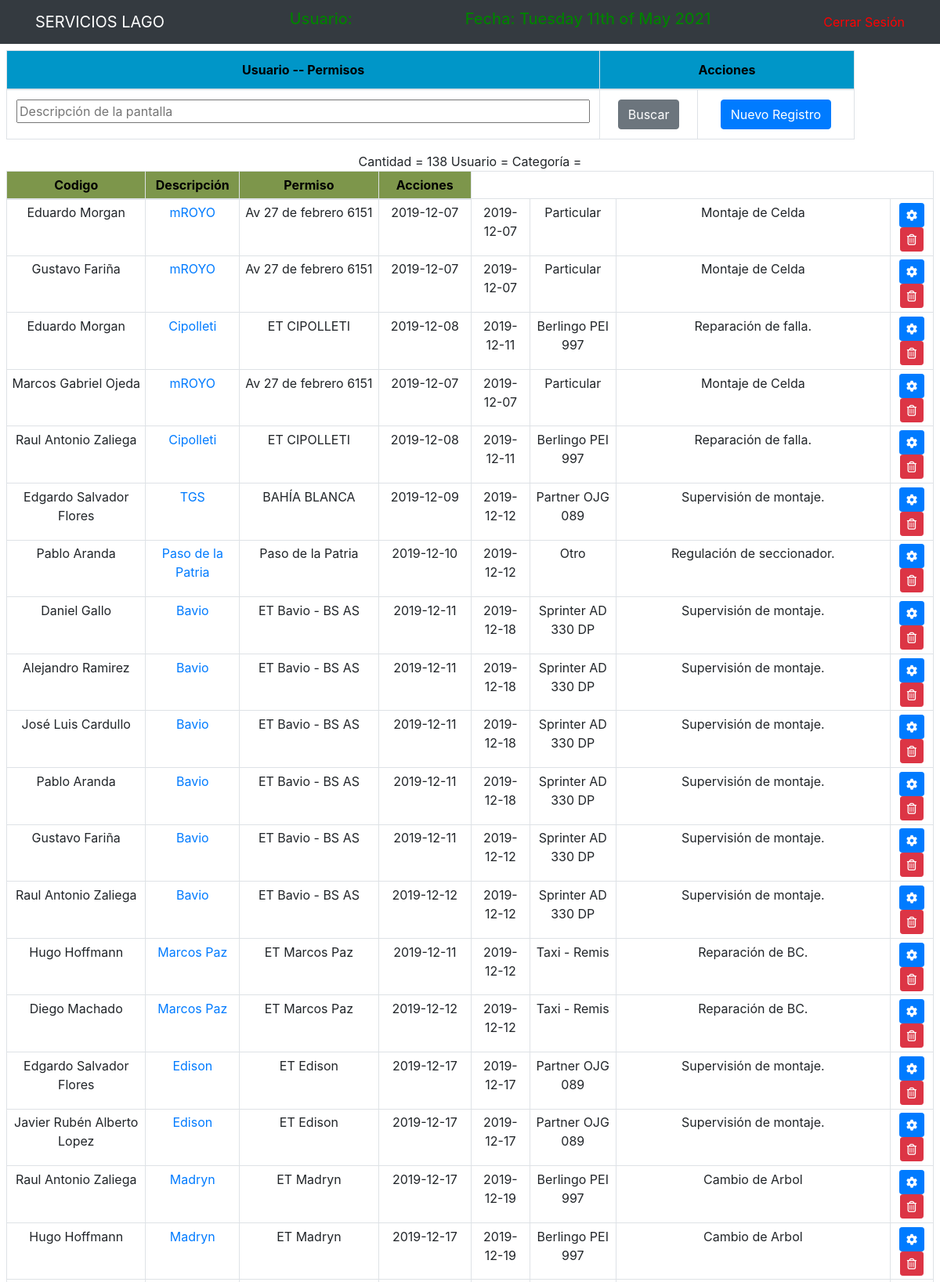
The app's page /abmb/permisosbak.php (upper part) with its own data.
### tables this page shows
CREATE TABLE `agentes` (
  `dni` int(15) NOT NULL,
  `Agente` varchar(50) NOT NULL,
  `Celular` varchar(25) NOT NULL,
  `Direccion` varchar(200) NOT NULL,
  `id_estado` int(5) NOT NULL DEFAULT 7,
  `Vence` date DEFAULT NULL,
  `OBS` varchar(255) NOT NULL,
  `Activo` tinyint(1) NOT NULL DEFAULT 1
);

CREATE TABLE `servicios` (
  `id` int(5) NOT NULL,
  `Nombre` varchar(200) DEFAULT NULL,
  `OpRef` int(5) DEFAULT NULL,
  `idCliente1` int(5) DEFAULT NULL,
  `OpServicio` int(5) DEFAULT NULL,
  `idCliente2` int(5) DEFAULT NULL,
  `Trabajo` varchar(255) DEFAULT NULL,
  `Lugar` varchar(255) DEFAULT NULL,
  `FechaIni` date DEFAULT NULL,
  `FechaFin` date DEFAULT NULL,
  `id_estado` int(5) DEFAULT NULL,
  `id_transporte` int(5) DEFAULT NULL,
  `OBS` varchar(255) DEFAULT NULL,
  `Facturado` decimal(10,2) NOT NULL
);

CREATE TABLE `agenteservicio` (
  `id` int(10) NOT NULL,
  `id_agente` int(5) NOT NULL,
  `id_servicio` int(5) NOT NULL,
  `Fechaini` date NOT NULL,
  `Fechafin` date NOT NULL,
  `Cant_horas` decimal(10,2) NOT NULL,
  `Valor_hora` decimal(10,2) NOT NULL,
  `Valor_dia` decimal(10,2) NOT NULL DEFAULT 0.00,
  `Dolarfecha` decimal(10,2) NOT NULL
);

CREATE TABLE `transportes` (
  `id` int(5) NOT NULL,
  `Transporte` varchar(85) DEFAULT NULL
);

### abmb/permisosbak.php (the view, shortened to what this page needs)
<?php
$rutaheader = $_SERVER['DOCUMENT_ROOT'] . '/servicios/includes/header.php';
include ($rutaheader);
$esta = $_SERVER['PHP_SELF'];
?>
<div class="col-md-12 container p-2">
	<div class="row">
		<div class="col-md-11">
			<form action="<?php echo $esta ?>" method="POST">
				<table class="table table-bordered">
					<thead class="thead-cel" style="text-align:center">
						<tr>
							<th style="width: 70%" >Usuario -- Permisos</th>
							<th style="width: 30%" colspan=2>Acciones</th>
						</tr>
					</thead>
					<tbody>
							<tr>
								<td>
									<input text="est" name="desc" style="width: 100%" placeholder="Descripción de la pantalla">
								</td>
								<td><input type="submit" name="Busca" value="Buscar" class="btn btn-secondary"></td>
								<td>
								<a href="<?php echo '../Altas/alta-agenteservi.php' ?>" class="btn btn-primary ">Nuevo Registro </i>
								</a>
								</td>
							</tr>
					</tbody>
				</table>
			</form>
		</div>
	</div>
	<div class="row">
		<div class="col-md-12">
				<table class="table table-sm table-bordered table-hover">
					<thead class="thead-dario" style="text-align:center">
						<tr>
							<th style="width: 15%">Codigo</th>
							<th style="width: 10%">Descripción</th>
							<th style="width: 15%">Permiso</th>
							<th style="width: 10%">Acciones</th>
					</thead>
					<tbody>
						<?php
							if (isset($_POST['Busca'])){
								$midesc= '%' . $_POST['desc'] . '%';
								$query = "SELECT servicios.id as servi, agenteservicio.id as agservid, Agente, agenteservicio.Fechaini as inicio, agenteservicio.Fechafin as final, Nombre, Lugar, Trabajo, Transporte FROM agentes
								INNER JOIN agenteservicio ON agentes.dni=agenteservicio.id_agente
								INNER JOIN servicios ON agenteservicio.id_servicio=servicios.id
								INNER JOIN transportes ON servicios.id_transporte=transportes.id
								WHERE Agente like '$miagen' AND Nombre like '$minom' AND Lugar like '$milugar'
								ORDER BY agenteservicio.Fechaini desc";
							}
							else{
								$query = "SELECT servicios.id as servi, agenteservicio.id as agservid, Agente, agenteservicio.Fechaini as inicio, agenteservicio.Fechafin as final, Nombre, Lugar, Trabajo, Transporte FROM agentes
								INNER JOIN agenteservicio ON agentes.dni=agenteservicio.id_agente
								INNER JOIN servicios ON agenteservicio.id_servicio=servicios.id
								INNER JOIN transportes ON servicios.id_transporte=transportes.id
								";
							}
							$result_tasks = mysqli_query($conn,$query);
							while ($row=mysqli_fetch_array($result_tasks)) {
						?>
								<tr>
									<td><?php echo $row['Agente']; ?></td>
									<td><a href="../Buscar/tablero.php?id=<?php echo $row['servi'] ?>"><?php echo $row['Nombre'] ?> </a></td>
									<td><?php echo $row['Lugar'] ?></td>
									<td><?php echo $row['inicio'] ?></td>
									<td><?php echo $row['final'] ?></td>
									<td><?php echo $row['Transporte'] ?></td>
									<td><?php echo $row['Trabajo'] ?></td>
									<td>
										<a href="/Servicios/Modif/modifagserv.php?agservid=<?php echo $row['agservid'] ?>" class= "btn btn-primary btn-sm"> <i class="fa fa-cog fa-spin"></i>
										</a>
										<a href="/Servicios/Bajas/borraagserv.php?agservid=<?php echo $row['agservid'] ?>" class="btn btn-danger btn-sm"> <i class="far fa-trash-alt"></i>
										</a>
									</td>
								</tr>
						<?php }
						?>
					</tbody>
				</table>
		</div>
	</div>
</div>
<?php
$rutafooter = $_SERVER['DOCUMENT_ROOT'] . '/servicios/includes/footer.php';
include ($rutafooter);
?>

### includes/header.php (shortened to what this page needs)
<!DOCTYPE html>
<html lang="en">
<head>
	<link rel="stylesheet" href="https://stackpath.bootstrapcdn.com/bootstrap/4.5.2/css/bootstrap.min.css">
</head>
<body>
<nav class="navbar navbar-dark bg-dark">
	<div class="container">
		<a href="/servicios/menu.php" class="navbar-brand">SERVICIOS LAGO</a>
    <h5 style="color:green;">Usuario: <?php if (isset($nombre)){ echo ' ' . $nombre;}?> </h5>
    <h5 style="color:green;">Fecha: <?php echo date('l jS \of F Y'); ?> </h5>
    <a href="/servicios/cierre.php" style="color:red;">Cerrar Sesión</a>
	</div>
</nav>

### includes/footer.php (shortened to what this page needs)
</body>
</html>

### includes/header.php (style rules this page uses)
.container { text-align: center; }
.thead-cel { background-color: rgb(0, 150, 200); color: black; }
.thead-dario { background-color: rgb(125, 150, 75); color: black; }

### records on screen
agentes: Agente "Eduardo Morgan", servicios.Nombre "mROYO", servicios.Lugar "Av 27 de febrero 6151", agenteservicio.Fechaini "2019-12-07", agenteservicio.Fechafin "2019-12-07", transportes.Transporte "Particular", servicios.Trabajo "Montaje de Celda", servicios.Nombre "Cipolleti", servicios.Lugar "ET CIPOLLETI", agenteservicio.Fechaini "2019-12-08", agenteservicio.Fechafin "2019-12-11", transportes.Transporte "Berlingo PEI 997", servicios.Trabajo "Reparación de falla."
agentes: Agente "Gustavo Fariña", servicios.Nombre "mROYO", servicios.Lugar "Av 27 de febrero 6151", agenteservicio.Fechaini "2019-12-07", agenteservicio.Fechafin "2019-12-07", transportes.Transporte "Particular", servicios.Trabajo "Montaje de Celda", servicios.Nombre "Bavio", servicios.Lugar "ET Bavio - BS AS", agenteservicio.Fechaini "2019-12-11", agenteservicio.Fechafin "2019-12-12", transportes.Transporte "Sprinter AD 330 DP", servicios.Trabajo "Supervisión de montaje."
agentes: Agente "Marcos Gabriel Ojeda", servicios.Nombre "mROYO", servicios.Lugar "Av 27 de febrero 6151", agenteservicio.Fechaini "2019-12-07", agenteservicio.Fechafin "2019-12-07", transportes.Transporte "Particular", servicios.Trabajo "Montaje de Celda"
agentes: Agente "Raul Antonio Zaliega", servicios.Nombre "Cipolleti", servicios.Lugar "ET CIPOLLETI", agenteservicio.Fechaini "2019-12-08", agenteservicio.Fechafin "2019-12-11", transportes.Transporte "Berlingo PEI 997", servicios.Trabajo "Reparación de falla.", servicios.Nombre "Bavio", servicios.Lugar "ET Bavio - BS AS", agenteservicio.Fechaini "2019-12-12", agenteservicio.Fechafin "2019-12-12", transportes.Transporte "Sprinter AD 330 DP", servicios.Trabajo "Supervisión de montaje.", servicios.Nombre "Madryn", servicios.Lugar "ET Madryn", agenteservicio.Fechaini "2019-12-17", agenteservicio.Fechafin "2019-12-19", servicios.Trabajo "Cambio de Arbol"
agentes: Agente "Edgardo Salvador Flores", servicios.Nombre "TGS", servicios.Lugar "BAHÍA BLANCA", agenteservicio.Fechaini "2019-12-09", agenteservicio.Fechafin "2019-12-12", transportes.Transporte "Partner OJG 089", servicios.Trabajo "Supervisión de montaje.", servicios.Nombre "Edison", servicios.Lugar "ET Edison", agenteservicio.Fechaini "2019-12-17", agenteservicio.Fechafin "2019-12-17"
agentes: Agente "Pablo Aranda", servicios.Nombre "Paso de la Patria", servicios.Lugar "Paso de la Patria", agenteservicio.Fechaini "2019-12-10", agenteservicio.Fechafin "2019-12-12", transportes.Transporte "Otro", servicios.Trabajo "Regulación de seccionador.", servicios.Nombre "Bavio", servicios.Lugar "ET Bavio - BS AS", agenteservicio.Fechaini "2019-12-11", agenteservicio.Fechafin "2019-12-18", transportes.Transporte "Sprinter AD 330 DP", servicios.Trabajo "Supervisión de montaje."
agentes: Agente "Daniel Gallo", servicios.Nombre "Bavio", servicios.Lugar "ET Bavio - BS AS", agenteservicio.Fechaini "2019-12-11", agenteservicio.Fechafin "2019-12-18", transportes.Transporte "Sprinter AD 330 DP", servicios.Trabajo "Supervisión de montaje."
agentes: Agente "Alejandro Ramirez", servicios.Nombre "Bavio", servicios.Lugar "ET Bavio - BS AS", agenteservicio.Fechaini "2019-12-11", agenteservicio.Fechafin "2019-12-18", transportes.Transporte "Sprinter AD 330 DP", servicios.Trabajo "Supervisión de montaje."
agentes: Agente "José Luis Cardullo", servicios.Nombre "Bavio", servicios.Lugar "ET Bavio - BS AS", agenteservicio.Fechaini "2019-12-11", agenteservicio.Fechafin "2019-12-18", transportes.Transporte "Sprinter AD 330 DP", servicios.Trabajo "Supervisión de montaje."
agentes: Agente "Hugo Hoffmann", servicios.Nombre "Marcos Paz", servicios.Lugar "ET Marcos Paz", agenteservicio.Fechaini "2019-12-11", agenteservicio.Fechafin "2019-12-12", transportes.Transporte "Taxi - Remis", servicios.Trabajo "Reparación de BC.", servicios.Nombre "Madryn", servicios.Lugar "ET Madryn", agenteservicio.Fechaini "2019-12-17", agenteservicio.Fechafin "2019-12-19", transportes.Transporte "Berlingo PEI 997", servicios.Trabajo "Cambio de Arbol"
agentes: Agente "Diego Machado", servicios.Nombre "Marcos Paz", servicios.Lugar "ET Marcos Paz", agenteservicio.Fechaini "2019-12-12", agenteservicio.Fechafin "2019-12-12", transportes.Transporte "Taxi - Remis", servicios.Trabajo "Reparación de BC."
agentes: Agente "Javier Rubén Alberto Lopez", servicios.Nombre "Edison", servicios.Lugar "ET Edison", agenteservicio.Fechaini "2019-12-17", agenteservicio.Fechafin "2019-12-17", transportes.Transporte "Partner OJG 089", servicios.Trabajo "Supervisión de montaje."
